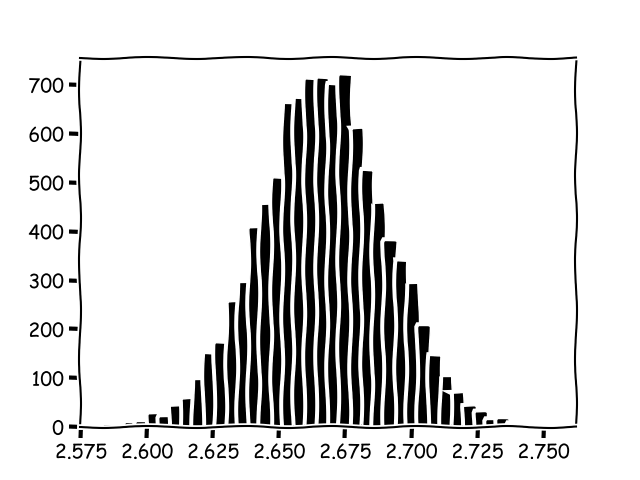

Python code for this plot:
import numpy as np
def MCI () :
	x=np.random.uniform(a,b,N)
	return (b-a)*np.mean(f(x))
f=lambda x:x*x
N=10000
a,b=0,2
print (MCI())
X=[MCI() for i in range (10000)]
import matplotlib.pyplot as plt
with plt.xkcd() :
	plt.hist (X, bins = 40, color = 'k', ec = 'w')
	plt.show()
